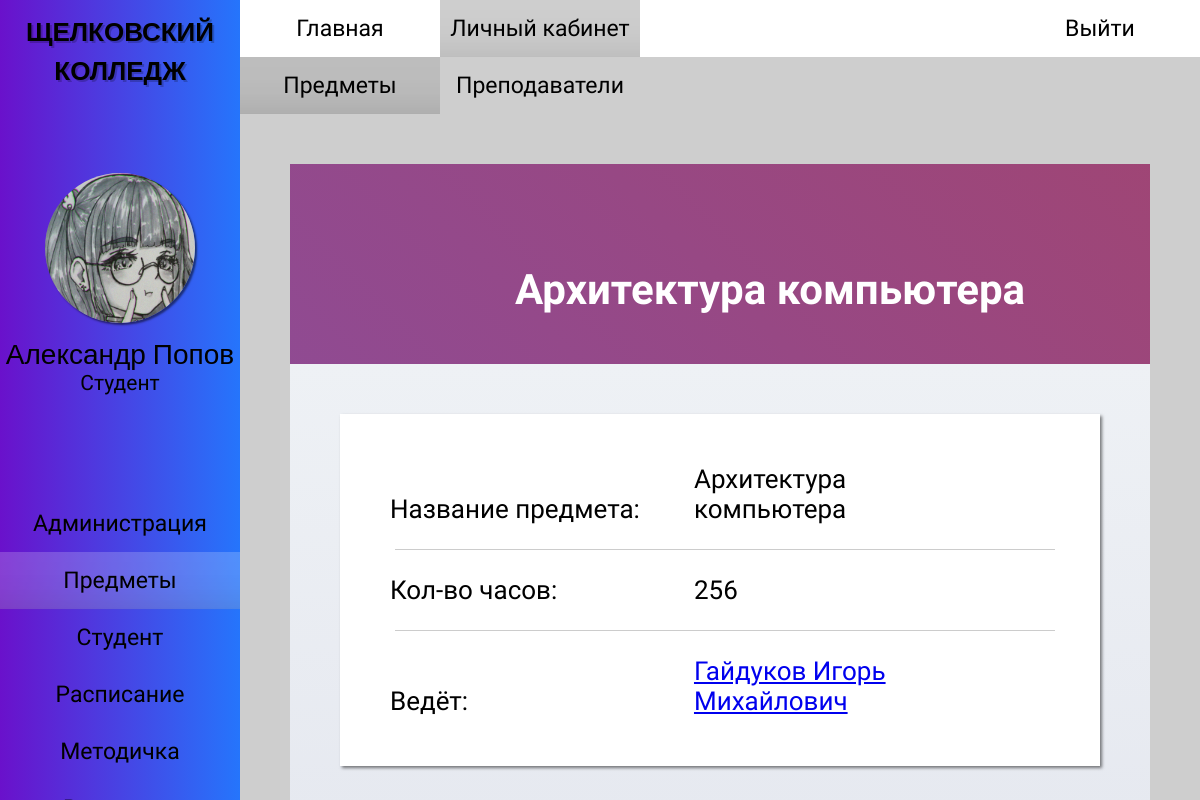
The app's page /subject_subject_profile.php?id=1 (signed in) with its own data.
### tables this page shows
CREATE TABLE `students` (
  `id_student` int(11) NOT NULL,
  `fio` varchar(50) NOT NULL,
  `id_group` int(11) NOT NULL,
  `date_of_birth` date NOT NULL,
  `phone_number` int(11) NOT NULL,
  `address` varchar(50) NOT NULL,
  `email` varchar(50) NOT NULL,
  `password` varchar(25) NOT NULL,
  `form_study` varchar(10) NOT NULL,
  `number_of_studencheskly` int(11) NOT NULL,
  `phone_numder_parents` varchar(15) NOT NULL,
  `f.i.o_parents` varchar(50) NOT NULL,
  `id_role` int(11) NOT NULL
);

CREATE TABLE `roles` (
  `id_role` int(11) NOT NULL,
  `name_role` varchar(50) NOT NULL
);

CREATE TABLE `subjects` (
  `id_subject` int(11) NOT NULL,
  `quantity_hour` int(11) NOT NULL,
  `subject_name` varchar(25) NOT NULL
);

CREATE TABLE `teacher_info` (
  `id_teacher` int(11) NOT NULL,
  `fio` varchar(50) NOT NULL,
  `email` varchar(50) NOT NULL,
  `phone_number` int(11) NOT NULL,
  `category` varchar(15) NOT NULL,
  `date_birth` date NOT NULL,
  `id_role` int(11) NOT NULL,
  `id_classroom` int(11) NOT NULL
);

### subject_subject_profile.php (the view, shortened to what this page needs)
<?
$subject_id = $_GET['id'];
require_once 'php/connection.php';
$query_subject_info = "SELECT
                        subject_name, quantity_hour, teacher_info.fio, teacher_info.id_teacher
                    FROM
                        subjects, teacher_info, subject_teacher
                    WHERE
                        teacher_info.id_teacher = subject_teacher.id_teacher
                    AND
                        subject_teacher.id_subject = subjects.id_subject
                    AND
                        subjects.id_subject = '$subject_id'";
$result_subject_info = mysqli_query($link, $query_subject_info);
$data_subject_info = mysqli_fetch_row($result_subject_info);
$subject_name = $data_subject_info[0];
$subject_hours = $data_subject_info[1];
$subject_teacher = $data_subject_info[2];
$subject_id_teacher = $data_subject_info[3];
$user_id = $_SESSION['id_user'];
$query_user_info = "SELECT fio, name_role FROM students, roles WHERE students.id_role = roles.id_role AND id_student = '$user_id'";
$result_user_info = mysqli_query($link, $query_user_info);
$data_user_info = mysqli_fetch_row($result_user_info);
$user_fio = $data_user_info[0];
$user_fio = explode(' ', $user_fio);
?>
<!DOCTYPE html>
<html>
<head>
    <link rel="stylesheet" href="styles/style_admin.css">
    <link rel="stylesheet" href="styles/contents/style_subject_subject_profile.css">
    <link rel="stylesheet" href="styles/style_adaptability.css">
    <link rel="stylesheet" href="styles/contents/style_profile.css">
</head>
<body>
    <div id="main-wrapper">
        <div id="wrapper-one">
            <div id="side-bar">
                <div class="hm-logo">
                    <h2> <a href="index.php"> ЩЕЛКОВСКИЙ <br> КОЛЛЕДЖ </a> </h2>
                </div>
                <div class="sb-profile">
                    <img src="images/avatar.jpg">
                    <? echo " <p class='sb-name'> $user_fio[1] $user_fio[0] </p>"; ?>
                    <? echo "<p class='sb-role'> $data_user_info[1] </p>"; ?>
                </div>
                <div class="sb-menu">
                    <ul>
                        <li> <a href="administration.php"> Администрация </a> </li>
                        <li> <a href="subject.php" id="sb-menu_active"> Предметы </a> </li>
                        <li> <a href="student_you.php"> Студент </a> </li>
                        <li> <a href="schedule.php"> Расписание </a> </li>
                        <li> <a href="metodichka.php"> Методичка </a> </li>
                        <li> <a href="vneurochka.php"> Внеурочка </a> </li>
                    </ul>
                </div>
            </div>
        </div>
        <div id="wrapper-two">
            <div id="header-menu">
                <div class="hm-menu">
                    <ul>
                        <li> <a href="index.php"> Главная </a> </li>
                        <li> <a href="student_you.php" id="hm-menu_active"> Личный кабинет</a> </li>
                    </ul>
                </div>
                <div class="hm-login">
                    <a href="php/logout.php"> Выйти </a>
                </div>
            </div>
            <div id="nav-menu">
                <ul>
                    <li> <a href="subject.php" id="nav-menu_active"> Предметы </a> </li>
                    <li> <a href="subject_teacher.php"> Преподаватели </a> </li>
                </ul>
            </div>
            <div id="content">
                <div id="profile">
                    <div class='p-background'>
                        <? echo "<h2 class='b-name'> $subject_name </h2>"; ?>
                    </div>
                    <div class='info-background'>
                        <div class="item-info">
                            <p> Название предмета: </p>
                            <? echo "<p> $subject_name </p>"; ?>
                            <hr>
                            <p> Кол-во часов: </p>
                            <? echo "<p> $subject_hours </p>"; ?>
                            <hr>
                            <p> Ведёт: </p>
                            <? echo "<p> <a href='subject_teacher_profile.php?id=$subject_id_teacher'> $subject_teacher </a> </p>"; ?>
                        </div>
                    </div>
                </div>
            </div>
        </div>
    </div>
</body>
</html>

### styles/style_admin.css (style rules this page uses)
* { box-sizing: border-box; margin: 0; padding: 0; }
html, head, body, #main-wrapper { font-family: "PT Sans Narrow", sans-serif, "Roboto", sans-serif, "Oswald", sans-serif; overflow-y: hidden; height: 100% !important; min-height: 100%; background-color: #CECECE; }
#wrapper-one { float: left; width: 20%; min-height: 100%; }
#wrapper-two { float: right; overflow-y: scroll; width: 80%; min-height: 100%; }
#wrapper-one { position: relative; z-index: 15; float: left; overflow: hidden; overflow: scroll; width: 20%; height: 100%; background-image: linear-gradient(to right, #6A11CB 0%, #2575FC 100%); -ms-overflow-style: none; scrollbar-width: none; }
.hm-logo h2 { font-family: "Oswald", sans-serif; font-size: 26px; padding: 10px 0; text-align: center; text-shadow: 2px 2px 0 rgba(0,0,0,0.2); }
.sb-profile img { display: block; width: 150px; height: 150px; margin: 75px auto 15px auto; border-radius: 100%; box-shadow: 2px 2px 2px 0 rgba(0,0,0,0.5); }
.sb-profile .sb-name { font-family: "Roboto", sans-serif; font-size: 28px; text-align: center; }
.sb-profile .sb-role { font-size: 21px; text-align: center; }
.sb-menu { display: flex; flex-direction: column; padding: 100px 0; }
.sb-menu ul { display: flex; flex-direction: column; width: 100%; list-style-type: none; }
.sb-menu a { font-size: 23px; display: block; width: 100%; padding: 15px 0 15px 0; transition: 0.3s linear; text-align: center; text-decoration: none; color: black; }
.sb-menu a:hover, #sb-menu_active { transition: 0.2s linear; background-color: rgba(255,255,255,0.2); box-shadow: 0 -75px 85px -130px rgba(0,0,0,0.85) inset; }
#header-menu { display: flex; background-color: white; flex-wrap: wrap; }
.hm-menu { display: flex; flex-wrap: wrap; }
.hm-menu ul { display: flex; width: 100%; list-style-type: none; flex-wrap: wrap; }
.hm-menu a { font-size: 23px; display: block; width: 100%; min-width: 200px; padding: 15px 0 15px 0; transition: 0.3s linear; text-align: center; text-decoration: none; color: black; }
.hm-menu a:hover, #hm-menu_active { transition: 0.2s linear; background-color: #CECECE; box-shadow: 0 -75px 85px -130px rgba(0,0,0,0.85) inset; }
.hm-login { margin-left: auto; }
.hm-login a { font-size: 23px; display: block; min-width: 200px; padding: 15px 0 15px 0; transition: 0.3s linear; text-align: center; text-decoration: none; color: black; background-color: white; }
.hm-logo a { text-decoration: none; color: black; }
#nav-menu { display: flex; background-color: #CECECE; flex-wrap: wrap; }
#nav-menu ul { font-size: 23px; display: flex; width: 100%; list-style-type: none; flex-wrap: wrap; }
#nav-menu a { display: block; width: 100%; min-width: 200px; padding: 15px 0 15px 0; transition: 0.3s linear; text-align: center; text-decoration: none; color: black; }
#nav-menu a:hover, #nav-menu_active { transition: 0.2s linear; background-color: #BDBDBD; box-shadow: 0 -75px 85px -130px rgba(0,0,0,0.85) inset; }
#content { padding: 50px; }

### styles/contents/style_subject_subject_profile.css (style rules this page uses)
#content #profile .info-background .item-info { padding: 50px; background-color: white; box-shadow: 2px 2px 3px 0 rgba(0,0,0,0.5); }
#content #profile .info-background .item-info p { font-size: 26px; display: inline-block; width: 300px; }
#content #profile .info-background .item-info hr { width: 100%; margin: 25px 5px; border: 0; border-bottom: 1px solid #CCCCCC; background: #999999; }

### styles/style_adaptability.css (style rules this page uses)
#main-wrapper { min-width: 800px; }
@media screen and (max-width: 1210px) { .hm-logo { width: 100%; } }
@media screen and (max-width: 1210px) { .hm-menu { align-items: center; justify-content: center; } }

### styles/contents/style_profile.css (style rules this page uses)
#content #profile { width: 100%; height: 400px; margin: 0 auto; }
#content #profile .p-background .b-name { font-size: 42px; position: absolute; bottom: 0; margin: 50px 50px 50px 225px; color: white; }
#content #profile .info-background { position: relative; height: 50%; background-image: linear-gradient(to top, #E6E9F0 0%, #EEF1F5 100%); }
#content #profile .info-background { height: auto; margin: 0 0 50px 0; padding: 50px 50px 50px 50px; }
#content #profile .p-background { position: relative; height: 50%; animation: anime 5s ease infinite; background: linear-gradient(45deg, #874DA2 0%, #C43A30 100%); background-size: 400% 400%; }

### records on screen
students: fio "Александр", fio "Попов", id_role.name_role "Студент"
subjects: subject_name "Архитектура компьютера", quantity_hour "256", teacher_info.fio "Гайдуков Игорь Михайлович"
